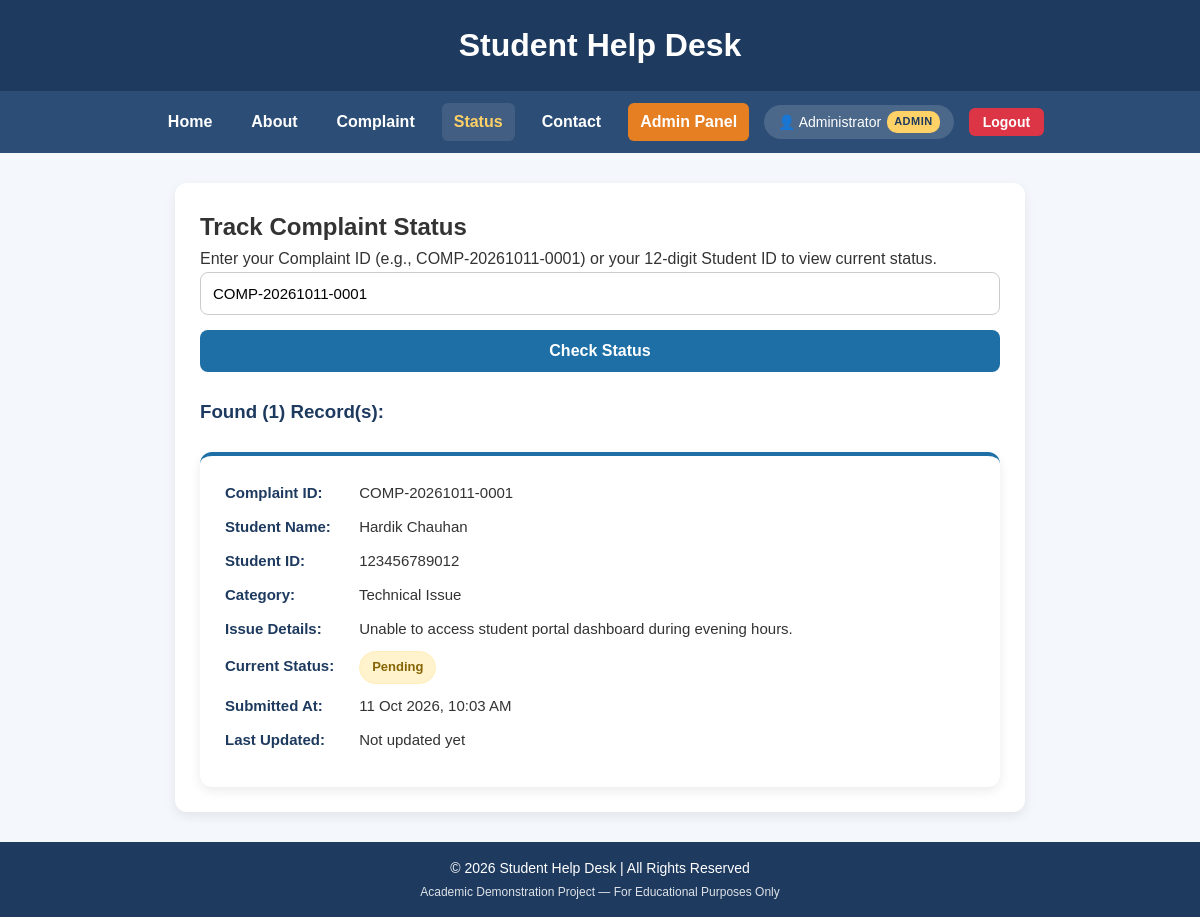
Page /status.php?id=COMP-20261011-0001 (signed in) on the committed database.
### tables this page shows
CREATE TABLE IF NOT EXISTS `complaints` (
    `id` INT AUTO_INCREMENT PRIMARY KEY,
    `complaint_id` VARCHAR(50) NOT NULL UNIQUE,
    `full_name` VARCHAR(150) NOT NULL,
    `email` VARCHAR(150) NOT NULL,
    `student_id` VARCHAR(50) NOT NULL,
    `category` VARCHAR(100) NOT NULL,
    `issue` TEXT NOT NULL,
    `status` ENUM('Pending', 'In Progress', 'Resolved') NOT NULL DEFAULT 'Pending',
    `created_at` TIMESTAMP NOT NULL DEFAULT CURRENT_TIMESTAMP,
    `updated_at` TIMESTAMP NULL DEFAULT NULL ON UPDATE CURRENT_TIMESTAMP
);

### status.php (the view, shortened to what this page needs)
<?php
require_once __DIR__ . '/config/db.php';
$currentUser = current_user();
$searchQuery = '';
if (!empty($_POST['complaintId'])) {
    $searchQuery = trim($_POST['complaintId']);
} elseif (!empty($_GET['id'])) {
    $searchQuery = trim($_GET['id']);
} elseif (!empty($currentUser['student_id'])) {
    $searchQuery = trim($currentUser['student_id']);
}
include __DIR__ . '/includes/header.php';
include __DIR__ . '/includes/navbar.php';
?>
<div class="container">
    <h2>Track Complaint Status</h2>
    <p>Enter your Complaint ID (e.g., <code>COMP-20261011-0001</code>) or your 12-digit Student ID to view current status.</p>
    <form method="POST" action="status.php">
        <input type="text" name="complaintId"
               value="<?= htmlspecialchars($searchQuery); ?>"
               placeholder="Enter Complaint ID or Student ID" required>
        <button type="submit">Check Status</button>
    </form>
    <?php
    if (!empty($searchQuery)) {
        $sql = "SELECT * FROM complaints WHERE complaint_id = ? OR student_id = ? ORDER BY id DESC";
        $stmt = $conn->prepare($sql);
        $stmt->bind_param("ss", $searchQuery, $searchQuery);
        $stmt->execute();
        $result = $stmt->get_result();
        if ($result->num_rows > 0) {
            echo "<h3 style='margin-top:25px; color:#1e3a5f;'>Found (" . $result->num_rows . ") Record(s):</h3>";
            while ($row = $result->fetch_assoc()) {
                $statusClass = 'badge-pending';
                ?>
                <div class="status-box">
                    <p><strong>Complaint ID:</strong> <?= htmlspecialchars($row['complaint_id']); ?></p>
                    <p><strong>Student Name:</strong> <?= htmlspecialchars($row['full_name']); ?></p>
                    <p><strong>Student ID:</strong> <?= htmlspecialchars($row['student_id']); ?></p>
                    <p><strong>Category:</strong> <?= htmlspecialchars($row['category']); ?></p>
                    <p><strong>Issue Details:</strong> <?= nl2br(htmlspecialchars($row['issue'])); ?></p>
                    <p><strong>Current Status:</strong> <span class="badge <?= $statusClass ?>"><?= htmlspecialchars($row['status']); ?></span></p>
                    <p><strong>Submitted At:</strong> <?= date('d M Y, h:i A', strtotime($row['created_at'])); ?></p>
                    <p><strong>Last Updated:</strong>
                        <?= !empty($row['updated_at']) ? date('d M Y, h:i A', strtotime($row['updated_at'])) : 'Not updated yet'; ?>
                    </p>
                </div>
                <?php
            }
        } else {
            echo "<div class='alert alert-danger' style='margin-top:20px;'>❌ No complaint found matching '<strong>" . htmlspecialchars($searchQuery) . "</strong>'. Please check your ID and try again.</div>";
        }
    }
    ?>
</div>
<?php
include __DIR__ . '/includes/footer.php';
?>

### assets/css/style.css (style rules this page uses)
* { margin: 0; padding: 0; box-sizing: border-box; font-family: Arial, sans-serif; }
body { background: #f4f7fb; color: #333; line-height: 1.6; min-height: 100vh; display: flex; flex-direction: column; }
.steps, .faq, .announcement, .container, .status-box, .success-box { max-width: 900px; margin: 0 auto; text-align: left; background: #fff; padding: 25px; border-radius: 12px; box-shadow: 0 4px 12px rgba(0, 0, 0, 0.08); }
.container { max-width: 850px; margin: 30px auto; width: 90%; }
form input, form select, form textarea { width: 100%; padding: 12px; margin-bottom: 15px; border: 1px solid #ccc; border-radius: 8px; font-size: 15px; font-family: inherit; box-sizing: border-box; transition: border-color 0.2s; }
form button, .btn-submit { width: 100%; padding: 12px; background: #1d6fa5; color: white; border: none; border-radius: 8px; font-size: 16px; font-weight: bold; cursor: pointer; transition: 0.3s; }
.badge { display: inline-block; padding: 5px 12px; border-radius: 20px; font-size: 13px; font-weight: bold; text-transform: capitalize; }
.badge-pending { background: #fff3cd; color: #856404; border: 1px solid #ffeeba; }
.status-box { border-top: 4px solid #1d6fa5; margin-top: 25px; }
.status-box p { margin-bottom: 10px; font-size: 15px; }
.status-box strong { color: #1e3a5f; min-width: 130px; display: inline-block; }

### rows in the picture
complaints: complaint "COMP-20261011-0001", full_name "Hardik Chauhan", student "123456789012", category "Technical Issue", issue "Unable to access student portal dashboard during evening hours.", status "Pending", created_at "11 Oct 2026, 10:03 AM", shows "Not updated yet"

### other values in the picture
$user['full_name'] "Administrator"
$user['role'] "ADMIN"
$result->num_rows "1"
